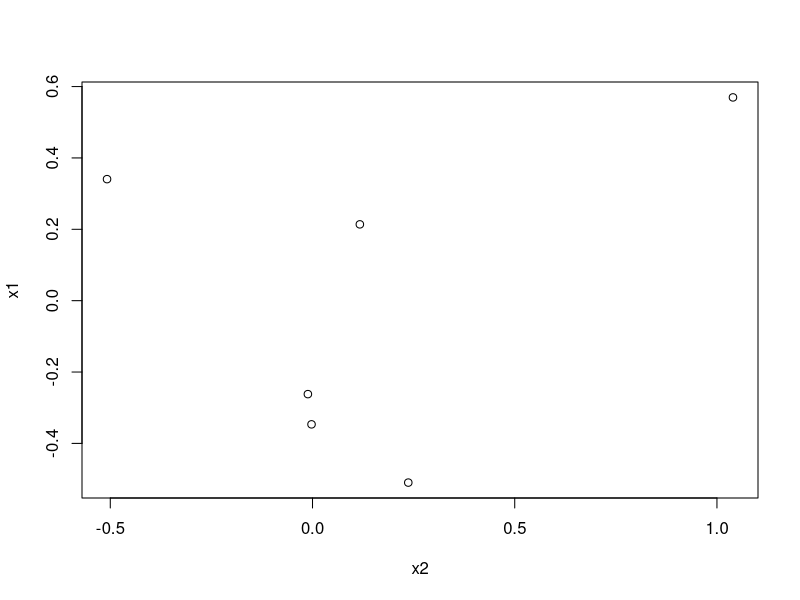
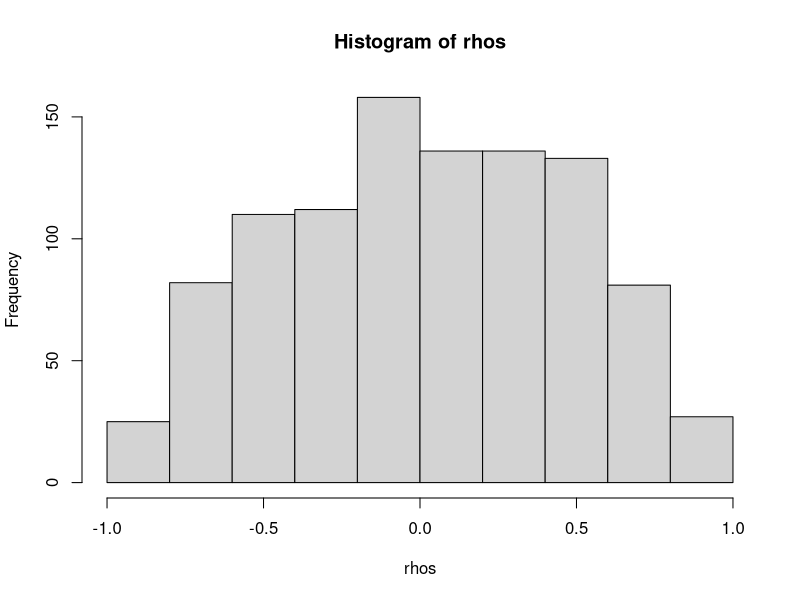

R code for these plots, in order: (Note: this script raises an error after producing the figures.)













# skapa två random vectorer att korrelera mot varandra.

x1 <- rnorm(6, mean=0, sd=0.5)
x2 <- rnorm(6, mean=0, sd=0.5)

cor(x1,x2)
plot(x2,x1)

rhos <- rep(NA, 1000) 

for(i in 1:1000){
  x1 <- rnorm(10, mean=0, sd=0.5)
  x2 <- rnorm(10, mean=0, sd=0.5)
  x1[zeros <- sample(1:5,5)] <- 0
  x2[zeros] <- 0
  rhos[i] <- cor(x1,x2)
}

hist(rhos)





c_mk3 %>% filter(river_id=="32000") %>% filter(n_years>10) %>% ggplot(aes(x=rho_trout)) + geom_histogram()

c_mk3 %>% filter(river_id=="32000") %>% filter(n_years>10) %>% ggplot(aes(x=rho_pike)) + geom_histogram()



rhos1 <- rep(NA, 10000)
rhos2 <- rep(NA, 10000)
for(i in 1:10000){
  x1 <- rnorm(n=10, mean=1.2, sd=0.5)
  x2 <- x1+rnorm(n=10, mean=0, sd=0.3)
  y1 <- rep(0,10)
  y2 <- rep(0,10)
  sub1 <- sample(1:10, 10)
  sub2 <- sample(1:10, 10)
  y1[sub1]<-x1[sub1]
  y2[sub2]<-x2[sub2]
  rhos1[i] <- cor(y1,y2)
  rhos2[i] <- cor(x1,x2)
}
#par(mfrow=c(1,2))
hist(rhos1, xlim=c(-1,1))
#hist(rhos2, xlim=c(-1,1))



rhos1 <- rep(NA, 10000)
rhos2 <- rep(NA, 10000)
for(i in 1:10000){
  x1 <- rnorm(n=10, mean=1.2, sd=0.5)
  x2 <- x1+rnorm(n=10, mean=0, sd=0.3)
  y1 <- x1
  y2 <- x2
  y1[sample(1:10, 9)] <- 0
  y2[sample(1:10, 9)] <- 0
  rhos1[i] <- cor(y1,y2)
  rhos2[i] <- cor(x1,x2)
}
par(mfrow=c(1,2))
hist(rhos1, xlim=c(-1,1))
#hist(rhos2, xlim=c(-1,1))

par(mfrow=c(5,2))

for(j in 0:9){
  rhos1 <- rep(NA, 10000)
  rhos2 <- rep(NA, 10000)
  for(i in 1:10000){
    x1 <- rnorm(n=10, mean=1.2, sd=0.5)
    x2 <- x1+rnorm(n=10, mean=0, sd=0.3)
    y1 <- x1
    y2 <- x2
    y1[sample(1:10, j)] <- 0
    y2[sample(1:10, j)] <- 0
    rhos1[i] <- cor(y1,y2)
    rhos2[i] <- cor(x1,x2)
  }
  
  hist(rhos1, xlim=c(-1,1), main="")
}

#hist(rhos2, xlim=c(-1,1))




plot(rhos1, type="l", ylim=c(-1,1))
plot(rhos2, type="l", ylim=c(-1,1))

rhos1 <- rep(NA, 10)
rhos2 <- rep(NA, 10)

for(j in 1:100){
  x1 <- rnorm(n=10, mean=1.2, sd=0.5)
  x2 <- x1+rnorm(n=10, mean=0, sd=0.3)
  y1 <- x1
  y2 <- x2
  
  for(i in 1:9){
    y1[which.min(y1*NA^(y1 <=0))] <- 0 #Weird way of looking for the lowest value that isn't a zero. 
    y2[which.min(y2*NA^(y2 <=0))] <- 0
    rhos1[i] <- cor(y1,y2)
    rhos2[i] <- cor(x1,x2)
  }
  
  lines(rhos1, type="l", ylim=c(0,1))
}


plot(rhos2, type="l", ylim=c(0,1))

par(mfrow=c(1,2))
hist(rhos1, xlim=c(-1,1))
hist(rhos2, xlim=c(-1,1))








plot(rhos1, type="l", ylim=c(-1,1))

rhos1 <- rep(NA, 10)
rhos2 <- rep(NA, 10)

for(j in 1:100){
  x1 <- rnorm(n=10, mean=1.2, sd=0.5)
  x2 <- x1+rnorm(n=10, mean=0, sd=0.3)
  y1 <- x1
  y2 <- x2
  
  sub1 <- sample(1:10,10)
  sub2 <- sample(1:10,10)
  
  for(i in 1:9){
    y1[sub1[i]] <- 0 #Weird way of looking for the lowest value that isn't a zero. 
    y2[sub1[i]] <- 0
    rhos1[i] <- cor(y1,y2)
    rhos2[i] <- cor(x1,x2)
  }
  
  lines(rhos1, type="l", ylim=c(0,1))
}


r





x1 <- rnorm(n=10, mean=1.2, sd=0.5)
x2 <- x1+rnorm(n=10, mean=0, sd=0.3)

sub1 <- sample(1:10, 2)
sub2 <- sample(1:10, 2)
y1 <- x1
y2 <- x2
y1[sub1]<-0
y2[sub2]<-0

cor_in <- data.frame(y1,y2)

count_pairs <- function(cor_in){
  t <- nrow(cor_in)
  d <- cor_in
  cor_in$two_above <- NA
  for(i in 1:t){
    cor_in$two_above[i] <- sum(c(d[i,] > 0))
  }
  paired_both <- sum(cor_in$two_above == 2)
  paired_one <- sum(cor_in$two_above == 1)
  percentage_zero <- sum(d == 0) / (nrow(d)*2)
  avg_gt0_site1 <- mean(d[which(d[1]>0),1])
  avg_ge0_site1 <- mean(d[,1])
  avg_gt0_site2 <- mean(d[which(d[2]>0),2])
  avg_ge0_site2 <- mean(d[,2])
  return(c(paired_both, paired_one, percentage_zero, 
           avg_gt0_site1, avg_ge0_site1, avg_gt0_site2, avg_ge0_site2))
}

f_n_gt0_one <- function(in_data){
  t <- nrow(in_data)
  d <- in_data
  for(i in 1:t){
    in_data$two_above[i] <- sum(c(d[i,] > 0))
  }
  paired_one <- sum(in_data$two_above == 1)
  return(paired_one)
}

f_n_gt0_one(cor_in)

f_n_gt0_two

for(i in 1:t){
  cor_in$two_above[1] <- sum(c(d[5,] > 0))
}

count_pairs(cor_in)

sum(cor_in == 0) / (nrow(cor_in)*2)

sum(c(cor_in[3,] > 0))

plot(y1, y2)












